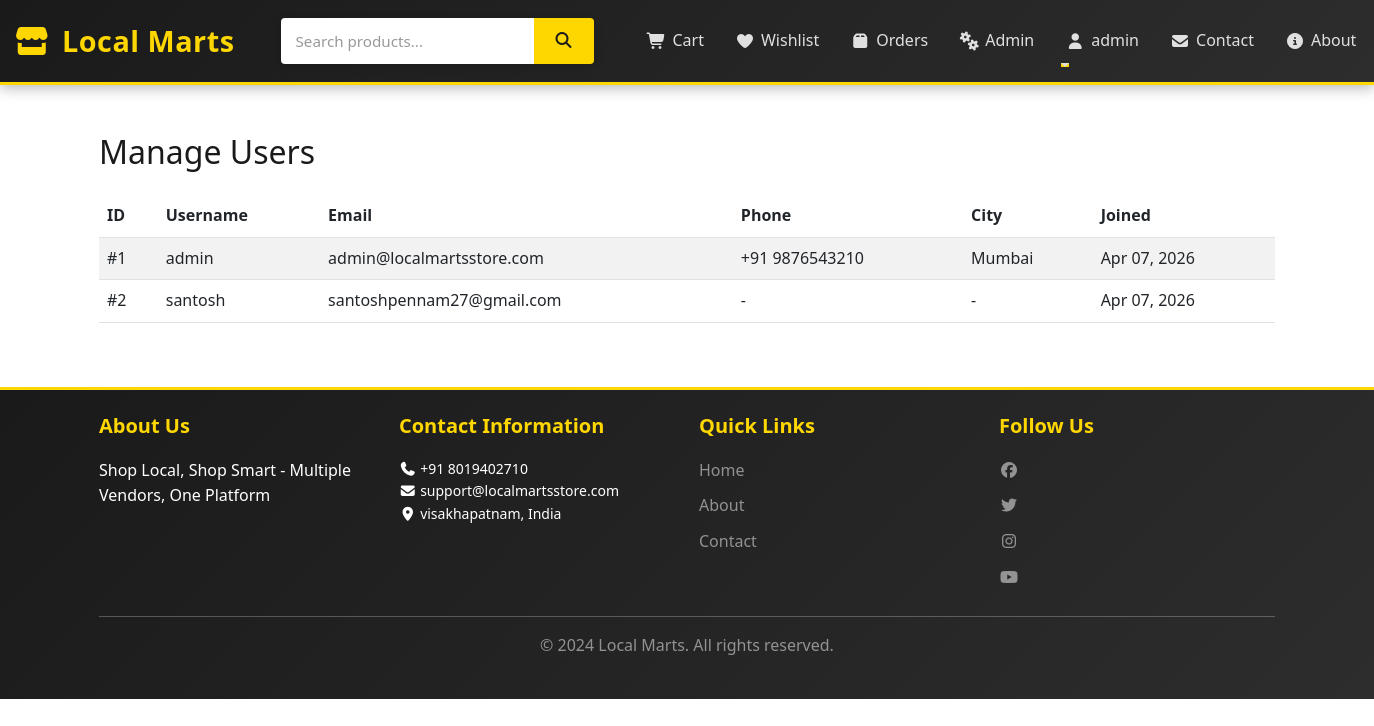
The app's page /admin/users (signed in) with its own data.
### app/models.py (models this page shows, shortened)
class User(UserMixin, db.Model):
    id = db.Column(db.Integer, primary_key=True)
    username = db.Column(db.String(80), unique=True, nullable=False)
    email = db.Column(db.String(120), unique=True, nullable=False)
    password_hash = db.Column(db.String(200), nullable=False)
    phone = db.Column(db.String(20))
    address = db.Column(db.Text)
    city = db.Column(db.String(50))
    country = db.Column(db.String(50))
    postal_code = db.Column(db.String(10))
    user_type = db.Column(db.String(20), default='buyer')  # buyer or seller
    is_admin = db.Column(db.Boolean, default=False)
    created_at = db.Column(db.DateTime, default=datetime.utcnow)
    orders = db.relationship('Order', backref='user', lazy=True, cascade='all, delete-orphan')
    cart_items = db.relationship('CartItem', backref='user', lazy=True, cascade='all, delete-orphan')
    wishlist_items = db.relationship('Wishlist', backref='user', lazy=True, cascade='all, delete-orphan')
    reviews = db.relationship('Review', backref='user', lazy=True, cascade='all, delete-orphan')

class Settings(db.Model):
    id = db.Column(db.Integer, primary_key=True)
    site_name = db.Column(db.String(200), default='Local Marts')
    tagline = db.Column(db.String(300), default='Shop Local, Shop Smart')
    contact_email = db.Column(db.String(120))
    contact_phone = db.Column(db.String(20))
    contact_address = db.Column(db.Text)
    contact_city = db.Column(db.String(100))
    contact_country = db.Column(db.String(100))
    contact_postal_code = db.Column(db.String(20))
    whatsapp_number = db.Column(db.String(20))
    map_url = db.Column(db.String(500))
    about_us = db.Column(db.Text)
    privacy_policy = db.Column(db.Text)
    terms_conditions = db.Column(db.Text)
    return_policy = db.Column(db.Text)
    shipping_policy = db.Column(db.Text)
    facebook_url = db.Column(db.String(300))
    instagram_url = db.Column(db.String(300))
    twitter_url = db.Column(db.String(300))
    linkedin_url = db.Column(db.String(300))
    youtube_url = db.Column(db.String(300))
    updated_at = db.Column(db.DateTime, default=datetime.utcnow, onupdate=datetime.utcnow)

### app/run.py (the view)
@app.route('/admin/users')
@admin_required
def admin_users():
    users = User.query.all()
    return render_template('admin/users.html', users=users)

### app/run.py (called while the page is built)
@login_manager.user_loader
def load_user(user_id):
    return User.query.get(int(user_id))

def admin_required(f):
    @wraps(f)
    def decorated_function(*args, **kwargs):
        if not current_user.is_authenticated or current_user.id != 1:  # Admin ID = 1
            flash('Admin access required', 'danger')
            return redirect(url_for('index'))
        return f(*args, **kwargs)
    return decorated_function

@app.context_processor
def inject_settings():
    settings = Settings.query.first()
    return {'settings': settings}

### app/templates/admin/users.html (shortened to what this page needs)
{% extends "base.html" %}
{% block content %}
<div class="container my-5">
    <h2 class="mb-4">Manage Users</h2>
    <div class="table-responsive">
        <table class="table table-striped">
            <thead>
                <tr>
                    <th>ID</th>
                    <th>Username</th>
                    <th>Email</th>
                    <th>Phone</th>
                    <th>City</th>
                    <th>Joined</th>
                </tr>
            </thead>
            <tbody>
                {% for user in users %}
                    <tr>
                        <td>#{{ user.id }}</td>
                        <td>{{ user.username }}</td>
                        <td>{{ user.email }}</td>
                        <td>{{ user.phone or '-' }}</td>
                        <td>{{ user.city or '-' }}</td>
                        <td>{{ user.created_at.strftime('%b %d, %Y') }}</td>
                    </tr>
                {% endfor %}
            </tbody>
        </table>
    </div>
</div>
{% endblock %}

### app/templates/base.html (shortened to what this page needs)
<!DOCTYPE html>
<html lang="en">
<head>
    <link href="https://cdn.jsdelivr.net/npm/bootstrap@5.3.0/dist/css/bootstrap.min.css" rel="stylesheet">
    <link rel="stylesheet" href="https://cdnjs.cloudflare.com/ajax/libs/font-awesome/7.0.1/css/all.min.css">
    <link rel="stylesheet" href="{{ url_for('static', filename='css/style.css') }}">
</head>
<body>
    <nav class="navbar navbar-expand-lg navbar-dark bg-dark sticky-top navbar-custom">
        <div class="container-fluid">
            <a class="navbar-brand" href="{{ url_for('index') }}">
                <i class="fas fa-store"></i> Local Marts
            </a>
            <div class="search-box">
                <form method="get" action="{{ url_for('index') }}">
                    <input type="text" name="search" placeholder="Search products..." value="{{ search or '' }}">
                    <button type="submit"><i class="fas fa-search"></i></button>
                </form>
            </div>
            <div class="collapse navbar-collapse" id="navbarNav">
                <ul class="navbar-nav ms-auto">
                    {% if current_user.is_authenticated %}
                        <li class="nav-item">
                            <a class="nav-link" href="{{ url_for('cart') }}">
                                <i class="fas fa-shopping-cart"></i> Cart
                            </a>
                        </li>
                        <li class="nav-item">
                            <a class="nav-link" href="{{ url_for('wishlist') }}">
                                <i class="fas fa-heart"></i> Wishlist
                            </a>
                        </li>
                        <li class="nav-item">
                            <a class="nav-link" href="{{ url_for('orders') }}">
                                <i class="fas fa-box"></i> Orders
                            </a>
                        </li>
                        {% if current_user.id == 1 %}
                            <li class="nav-item">
                                <a class="nav-link" href="{{ url_for('admin_dashboard') }}">
                                    <i class="fas fa-cogs"></i> Admin
                                </a>
                            </li>
                        {% endif %}
                        <li class="nav-item dropdown">
                            <a class="nav-link dropdown-toggle" href="#" id="userDropdown" role="button" data-bs-toggle="dropdown">
                                <i class="fas fa-user"></i> {{ current_user.username }}
                            </a>
                        </li>
                    {% endif %}
                    <li class="nav-item">
                        <a class="nav-link" href="{{ url_for('contact') }}">
                            <i class="fas fa-envelope"></i> Contact
                        </a>
                    </li>
                    <li class="nav-item">
                        <a class="nav-link" href="{{ url_for('about') }}">
                            <i class="fas fa-info-circle"></i> About
                        </a>
                    </li>
                </ul>
            </div>
        </div>
    </nav>
    <main class="container-fluid">
        {% block content %}{% endblock %}
    </main>
    <footer class="bg-dark text-white mt-5 py-4">
        <div class="container">
            <div class="row">
                <div class="col-md-3">
                    <h5>About Us</h5>
                    <p>{{ settings.tagline if settings else 'Shop Local, Shop Smart' }}</p>
                </div>
                <div class="col-md-3">
                    <h5>Contact Information</h5>
                    <ul class="list-unstyled small">
                        {% if settings %}
                            <li><i class="fas fa-phone"></i> {{ settings.contact_phone }}</li>
                            <li><i class="fas fa-envelope"></i> {{ settings.contact_email }}</li>
                            <li><i class="fas fa-map-marker-alt"></i> {{ settings.contact_city }}, {{ settings.contact_country }}</li>
                        {% endif %}
                    </ul>
                </div>
                <div class="col-md-3">
                    <h5>Quick Links</h5>
                    <ul class="list-unstyled">
                        <li><a href="{{ url_for('index') }}" class="text-white-50">Home</a></li>
                        <li><a href="{{ url_for('about') }}" class="text-white-50">About</a></li>
                        <li><a href="{{ url_for('contact') }}" class="text-white-50">Contact</a></li>
                    </ul>
                </div>
                <div class="col-md-3">
                    <h5>Follow Us</h5>
                    <div class="social-links">
                        {% if settings and settings.facebook_url %}
                            <a href="{{ settings.facebook_url }}" target="_blank" class="text-white-50"><i class="fab fa-facebook"></i></a>
                        {% endif %}
                        {% if settings and settings.twitter_url %}
                            <a href="{{ settings.twitter_url }}" target="_blank" class="text-white-50"><i class="fab fa-twitter"></i></a>
                        {% endif %}
                        {% if settings and settings.instagram_url %}
                            <a href="{{ settings.instagram_url }}" target="_blank" class="text-white-50"><i class="fab fa-instagram"></i></a>
                        {% endif %}
                        {% if settings and settings.youtube_url %}
                            <a href="{{ settings.youtube_url }}" target="_blank" class="text-white-50"><i class="fab fa-youtube"></i></a>
                        {% endif %}
                    </div>
                </div>
            </div>
            <hr>
            <div class="text-center text-white-50">
                <p>&copy; 2024 Local Marts. All rights reserved.</p>
            </div>
        </div>
    </footer>
</body>
</html>

### app/static/css/style.css (style rules this page uses)
:root { --primary-black: #1a1a1a; --secondary-black: #2d2d2d; --accent-gold: #ffd700; --accent-light: #f0f0f0; --accent-dark: #0a0a0a; --text-primary: #1a1a1a; --text-light: #666666; --border-light: #e0e0e0; --success-color: #27ae60; --danger-color: #e74c3c; --warning-color: #f39c12; }
* { margin: 0; padding: 0; box-sizing: border-box; }
html, body { font-family: 'Segoe UI', Tahoma, Geneva, Verdana, sans-serif; background-color: #ffffff; color: var(--text-primary); line-height: 1.6; }
body { animation: fadeIn 0.6s ease-in; }
.navbar-custom { background: linear-gradient(135deg, var(--primary-black) 0%, var(--secondary-black) 100%); box-shadow: 0 4px 12px rgba(0, 0, 0, 0.25); padding: 0.8rem 0; border-bottom: 3px solid var(--accent-gold); animation: slideInDown 0.5s ease-out; }
.navbar-brand { font-size: 1.8rem; font-weight: 700; color: var(--accent-gold) !important; letter-spacing: 0.5px; display: flex; align-items: center; gap: 10px; animation: slideInLeft 0.6s ease-out; }
.navbar-brand i { font-size: 2rem; animation: flip 0.8s ease-out; }
.search-box { flex: 1; max-width: 500px; margin: 0 30px; animation: slideInDown 0.6s ease-out 0.1s both; }
.search-box form { display: flex; gap: 0; box-shadow: 0 2px 8px rgba(0, 0, 0, 0.15); border-radius: 4px; overflow: hidden; transition: all 0.3s ease; }
.search-box input { flex: 1; padding: 10px 15px; border: none; font-size: 0.95rem; background-color: white; transition: all 0.3s ease; }
.search-box input::placeholder { color: #999; }
.search-box button { background-color: var(--accent-gold); border: none; padding: 10px 20px; color: var(--primary-black); cursor: pointer; font-weight: 600; transition: all 0.3s ease; position: relative; overflow: hidden; }
.nav-link { color: #e0e0e0 !important; margin-left: 15px; font-weight: 500; transition: all 0.3s ease; display: flex; align-items: center; gap: 6px; position: relative; }
.nav-link::after { content: ''; position: absolute; bottom: -5px; left: 0; width: 0; height: 2px; background-color: var(--accent-gold); transition: width 0.3s ease; }
.container { max-width: 1200px; }
footer { background: linear-gradient(135deg, var(--primary-black) 0%, var(--secondary-black) 100%); color: #e0e0e0; padding: 50px 0 20px 0; margin-top: 60px; border-top: 3px solid var(--accent-gold); animation: slideInUp 0.7s ease-out; }
footer h5 { color: var(--accent-gold); font-weight: 700; margin-bottom: 20px; animation: slideInLeft 0.6s ease-out; }
footer a { color: #b0b0b0; text-decoration: none; transition: all 0.3s ease; display: block; margin-bottom: 10px; }
.row > div:nth-child(1) { animation-delay: 0.05s; }
.row > div:nth-child(2) { animation-delay: 0.1s; }
.row > div:nth-child(3) { animation-delay: 0.15s; }
.row > div:nth-child(4) { animation-delay: 0.2s; }

### records on screen
User: username "admin", id "1", email "admin@localmartsstore.com", phone "+91 9876543210", city "Mumbai", created_at "Apr 07, 2026"
User: id "2", username "santosh", email "santoshpennam27@gmail.com", phone "-", city "-", created_at "Apr 07, 2026"
Settings: tagline "Shop Local, Shop Smart - Multiple Vendors, One Platform", contact_phone "+91 8019402710", contact_email "support@localmartsstore.com", contact_city "visakhapatnam", contact_country "India"
